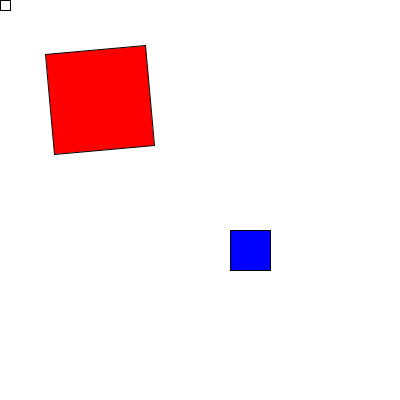
Frame 1 (no input)
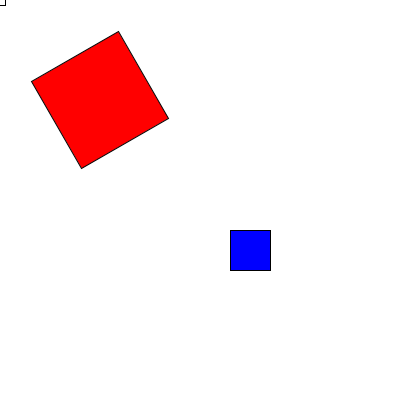
Frame 60 (the mouse pressed at the canvas centre just before this capture)
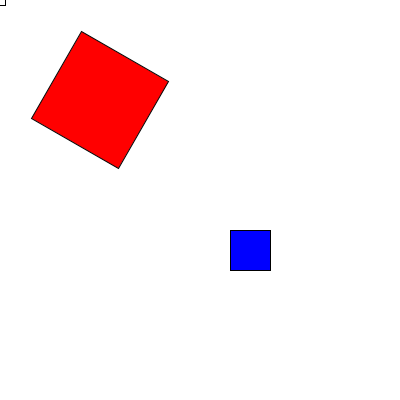
Frame 120 (the mouse held since frame 60 and released just before this capture)

The Processing sketch that drew these frames (run headless with seeded random() and noise(); from frame 60 on, the mouse is pressed at the canvas centre):

// Processing sketch: rotacion1
// ── rotacion1.pde
float a;
void setup() {
  size(400, 400);
  a = 0;
}

void draw() {
  a = a-5;
  background(255);
  fill(255);
  rect(0, 0, 10, 10);
  
  pushMatrix();
  rectMode(CENTER);
  translate(100,100);
  rotate(radians(a));
  fill(255, 0, 0);//rojo
  rect(0,0, 100, 100);
  popMatrix();
  
  fill(0, 0, 255);
  rect(250, 250, 40, 40);
}
